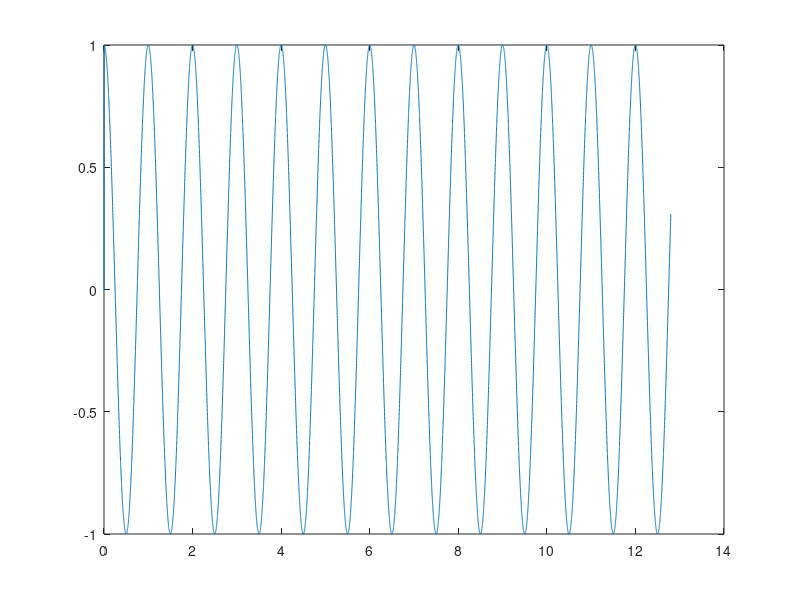
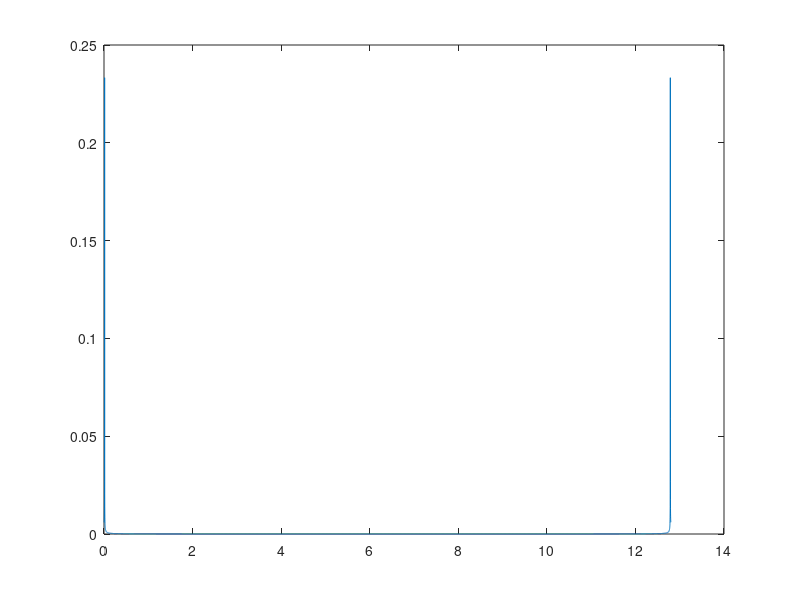

These figures' MATLAB source, in order:
clear all
close all
clc
%% C1.1
Nt = 12800;
fs = 1000;
f(1) = fs*5/128;
x(1) = 1/fs;
a = 1;
phi = 0;
for n = 2:Nt
    x(n) = n/fs;
    if n >= 0 && n <= Nt
        y(n) = a*cos(2*pi*n/fs + phi);
    else
        y(n) = 0;
    end
end
figure(1)
plot(x,y)


Fdc = fft(y);
figure(2)
plot(x,abs((1/fs)*Fdc*(f/fs)));






%plot(f,abs(tfx))